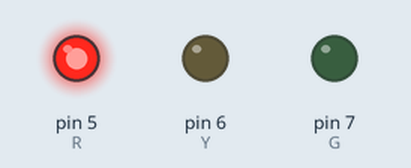
Bench run of a sketch on a simulated Arduino Uno, built with avr-gcc and run on an emulated ATmega328P. On the bench: output pins drawn as LEDs (lit = HIGH).

Above: at 2.5 s.
At 5.6 s:
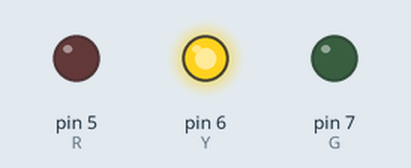
At 7.7 s:
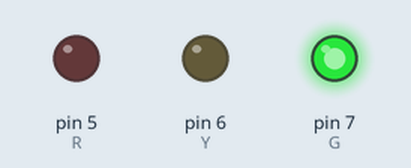
At 10.35 s:
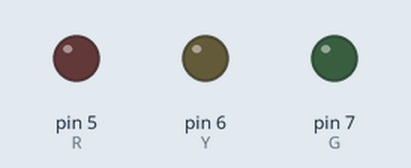
Timing chart, 0 to 13.5 s (numbered marks = the images above):
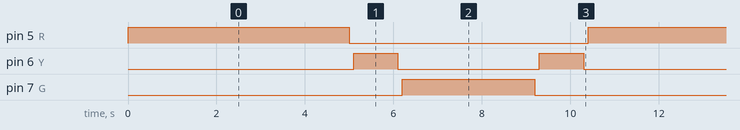

Measured:
- by itself, pin 5 (R): alternates HIGH for 5.0 s and LOW for 5.4 s
- by itself, pin 6 (Y): repeats every 10.4 s: LOW 3.2 s, HIGH 1.0 s, LOW 5.2 s, HIGH 1.0 s
- by itself, pin 7 (G): alternates HIGH for 3.0 s and LOW for 7.4 s

The sketch:

0.Trafic_Light.ino
```cpp
int R=5;
int Y=6;
int G=7;

void setup() {
 pinMode(R,OUTPUT);
 pinMode(Y,OUTPUT);
 pinMode(G,OUTPUT);
}

void loop() {
  digitalWrite(R,HIGH);
  delay(5000);
  digitalWrite(R,LOW);
  delay(100);
  digitalWrite(Y,HIGH);
  delay(1000);
  digitalWrite(Y,LOW);
  delay(100);
  digitalWrite(G,HIGH);
  delay(3000);
  digitalWrite(G,LOW);
  delay(100);
  digitalWrite(Y,HIGH);
  delay(1000);
  digitalWrite(Y,LOW);
  delay(100);
}
```
